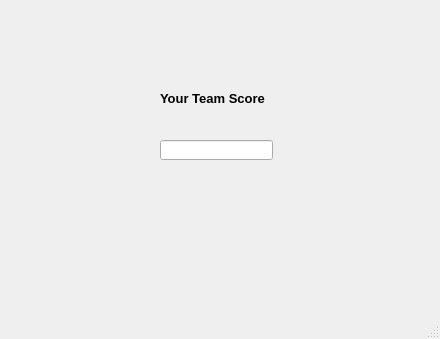
<?xml version="1.0" encoding="UTF-8"?>
<ui version="4.0">
 <class>ScoreWindow</class>
 <widget class="QMainWindow" name="ScoreWindow">
  <property name="geometry">
   <rect>
    <x>0</x>
    <y>0</y>
    <width>440</width>
    <height>339</height>
   </rect>
  </property>
  <property name="windowTitle">
   <string>MainWindow</string>
  </property>
  <widget class="QWidget" name="centralwidget">
   <widget class="QLabel" name="teamscore">
    <property name="geometry">
     <rect>
      <x>160</x>
      <y>90</y>
      <width>111</width>
      <height>16</height>
     </rect>
    </property>
    <property name="font">
     <font>
      <family>Arial</family>
      <pointsize>10</pointsize>
      <weight>75</weight>
      <bold>true</bold>
     </font>
    </property>
    <property name="text">
     <string>Your Team Score</string>
    </property>
   </widget>
   <widget class="QLineEdit" name="Score">
    <property name="geometry">
     <rect>
      <x>160</x>
      <y>140</y>
      <width>113</width>
      <height>20</height>
     </rect>
    </property>
   </widget>
  </widget>
  <widget class="QMenuBar" name="menubar">
   <property name="geometry">
    <rect>
     <x>0</x>
     <y>0</y>
     <width>440</width>
     <height>21</height>
    </rect>
   </property>
  </widget>
  <widget class="QStatusBar" name="statusbar"/>
 </widget>
 <resources/>
 <connections/>
</ui>
